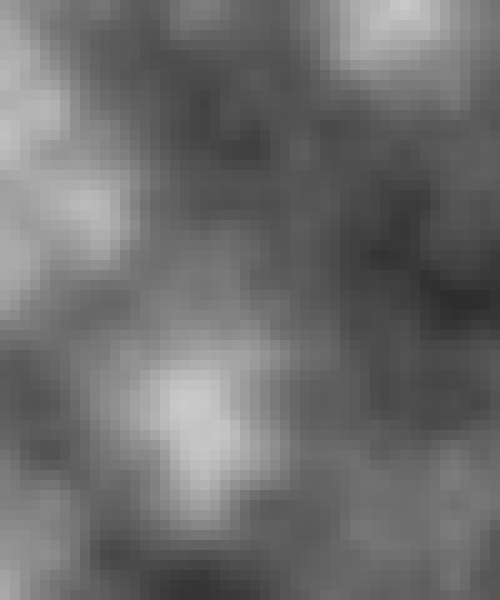
Frame 1 (no input)
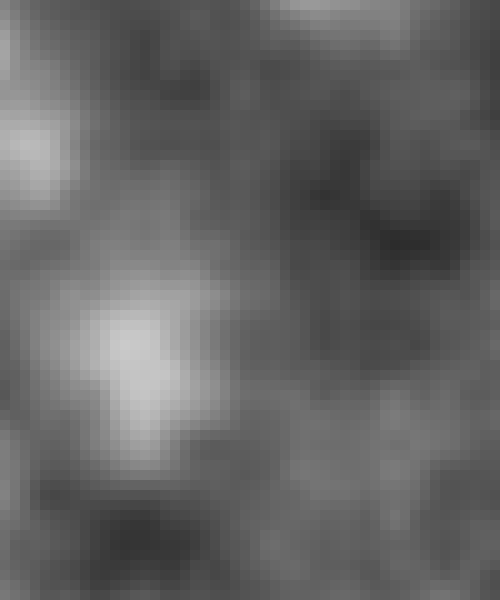
Frame 60 (the mouse pressed at the canvas centre just before this capture)
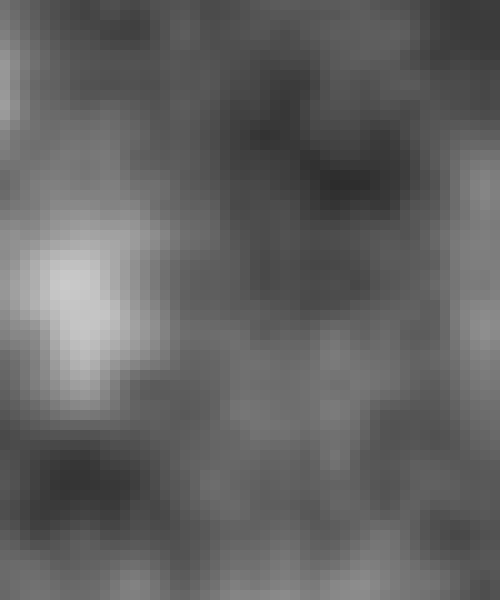
Frame 120 (the mouse held since frame 60 and released just before this capture)

The Processing sketch that drew these frames (run headless with seeded random() and noise(); from frame 60 on, the mouse is pressed at the canvas centre):

// Processing sketch: day6_08_noise_2d
// ── day6_08_noise_2d.pde
void setup() {
  size(500, 600);
  background(0);
}

void draw() {
  background(0);
  
  int res = 10;
  for (int y = 0; y < height; y += res) {
    for (int x = 0; x < width; x += res) {
      float freqX = (x + frameCount) * 0.005;
      float freqY = (y + frameCount) * 0.005;
      float val = noise(freqX, freqY);
      float bri = map(val, 0, 1, 0, 255);
      noStroke();
      fill( bri );
      rect(x, y, res, res);
    }
  }
}
